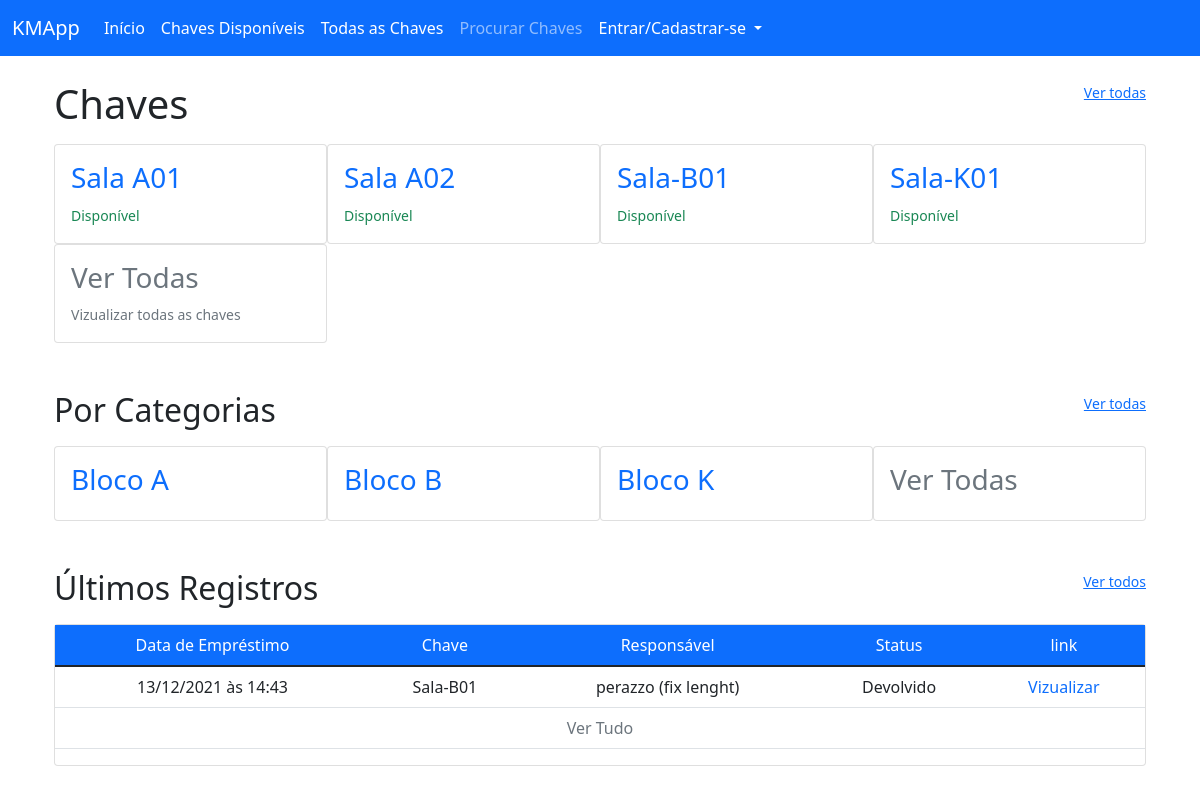
Screenshot of /view/ with the database file from the repository.
### key_manager/models/key.py (models this page shows, shortened)
class Key(db.Model):
    __tablename__ = 'keys'
    id = db.Column(db.Integer, primary_key=True)
    key_category_id = db.Column(db.Integer, db.ForeignKey("categories.id"))
    key_avaliable = db.Column(db.Boolean, default=True)
    name = db.Column(db.String(100), unique=False, nullable=False)
    slug = db.Column(db.String(100), unique=True, nullable=False)
    creation_date = db.Column(db.DateTime, nullable=False, default=datetime.utcnow)

### key_manager/models/category.py (models this page shows, shortened)
class Category(db.Model):
    __tablename__ = 'categories'
    id = db.Column(db.Integer, primary_key=True)
    name = db.Column(db.String(100), unique=False, nullable=False)
    slug = db.Column(db.String(100), unique=True, nullable=False)
    creation_date = db.Column(db.DateTime, nullable=False, default=datetime.utcnow)

### key_manager/models/registry.py (models this page shows, shortened)
class Registry(db.Model):
    __tablename__ = 'registries'
    id = db.Column(db.Integer, primary_key=True)
    user_id = db.Column(db.Integer, db.ForeignKey('users.id'), nullable=False)
    key_loan_date = db.Column(db.DateTime, nullable=False, default=datetime.utcnow)
    key_return_date = db.Column(db.DateTime, nullable=True)
    key_id = db.Column(db.Integer, db.ForeignKey('keys.id'), nullable=False)
    holder_name = db.Column(db.String(100), nullable=False)
    holder_email = db.Column(db.String(100), nullable=True)

### key_manager/routes/views.py (the view)
@view.route("/")
def viewIndex():
    keys = Key.query.filter_by(key_avaliable=True).order_by(Key.name).all()
    cats = Category.query.order_by(Category.name).limit(7)
    regs = Registry.query.order_by(Registry.key_loan_date.desc()).limit(7)
    return render_template("view/indexView.html", keys=keys, categories=cats, registries=regs, key_names=Key.query, hidden_footer=True, title="Vizualização" )

### key_manager/templates/view/indexView.html
{% extends 'base.html' %}
{% block content %}
<div class="container-fluid">
    <div class="row mt-4">
        <h1 class="col">Chaves</h1>
        <a class="col-auto" href="{{url_for('view.viewAllKeys')}}"><small>Ver todas</small></a>
    </div>
    <div class="card-group row-cols-4 mt-2">
        {% for key in keys %}
        <a class="text-decoration-none" href="{{url_for('view.viewKey', key_slug=key.slug)}}">
            <div class="card">
                <div class="card-body">
                    <h3>{{key.name}}</h3>
                    <small>
                        {% if key.key_avaliable %}
                        <span class="text-success">Disponível</span>
                        {% else %}
                        <span class="text-danger">Em uso</span>
                        {% endif %}
                    </small>
                </div>
            </div>
        </a>
        {% endfor %}
        <a class="text-decoration-none" href="{{url_for('view.viewAllKeys')}}">
            <div class="card">
                <div class="card-body link-secondary">
                    <h3>Ver Todas</h3>
                    <small>Vizualizar todas as chaves</small>
                </div>
            </div>
        </a>
    </div>
    <div class="row mt-5">
        <h2 class="col">Por Categorias</h2>
        <a class="col-auto" href="{{url_for('view.viewAllCategories')}}"><small>Ver todas</small></a>
    </div>
    <div class="card-group row-cols-4 mt-2">
        {% for category in categories %}
        <a class="text-decoration-none" href="{{url_for('view.viewCat', category_slug=category.slug)}}">
            <div class="card">
                <div class="card-body">
                    <h3>{{category.name}}</h3>
                </div>
            </div>
        </a>
        {% endfor %}
        <a class="text-decoration-none" href="{{url_for('view.viewAllCategories')}}">
            <div class="card">
                <div class="card-body link-secondary">
                    <h3>Ver Todas</h3>
                </div>
            </div>
        </a>
    </div>
    <div class="row mt-5">
        <h2 class="col">Últimos Registros</h2>
        <a class="col-auto" href="{{url_for('view.viewAllRegistries')}}"><small>Ver todos</small></a>
    </div>
    <div class="card-group mt-2">
        <div class="card">
            <div class="car-body">
                <table class="table">
                    <thead class="bg-primary text-white">
                        <tr>
                            <td class="col-auto text-center">Data de Empréstimo</td>
                            <td class="col-auto text-center">Chave</td>
                            <td class="col-auto text-center">Responsável</td>
                            <td class="col-auto text-center">Status</td>
                            <td class="col-auto text-center">link</td>
                        </tr>
                    </thead>
                    <tbody>
                    {% for registry in registries %}
                        <tr>
                            <td class="col-auto text-center">{{ registry.key_loan_date.strftime("%d/%m/%Y às %H:%M") }}</td>
                            {% for name in key_names.filter_by(id=registry.key_id).all() %}
                            <td class="col-auto text-center">{{ name.name }}</td>
                            {% endfor %}
                            <td class="col-auto text-center">{{ registry.holder_name }}</td>
                            <td class="col-auto text-center">
                                {% if registry.key_return_date %}
                                <span>Devolvido</span>
                                {% else %}
                                <span class="text-danger">Pendente</span>
                                {% endif %}
                            </td>
                            <td class="col-auto text-center">
                                <a class="text-decoration-none" href="{{url_for('view.viewReg', reg_id=registry.id)}}">Vizualizar</a>
                            </td>
                        </tr>
                        {% endfor %}
                        <tr>
                            <td class="col-auto text-center" colspan="5">
                                <a class="text-decoration-none link-secondary" href="{{url_for('view.viewAllRegistries')}}">Ver Tudo</a>
                            </td>
                        </tr>
                    </tbody>
                </table>
            </div>
        </div>
    </div>
{% endblock %}

### key_manager/templates/base.html (shortened to what this page needs)
 <!DOCTYPE html>
 <html lang="pt-br">
 <head>
    <link href="https://cdn.jsdelivr.net/npm/bootstrap@5.1.3/dist/css/bootstrap.min.css" rel="stylesheet">
 </head>
 <body>
    {% include "partials/navbar.html" %}
    <div class="container mt-2 mb-4">
    {% block content %}
    {% endblock %}
    </div>
 </body>
 </html>

### key_manager/templates/partials/navbar.html (shortened to what this page needs)
<nav class="navbar navbar-expand-lg navbar-dark bg-primary">
  <div class="container-fluid">
    <a class="navbar-brand" href="#">KMApp</a>
    <div class="collapse navbar-collapse" id="navbarNavDropdown">
      <ul class="navbar-nav">
        <li class="nav-item">
          <a class="nav-link active" aria-current="page" href="{{url_for('index')}}">Início</a>
        </li>
        <li class="nav-item">
          <a class="nav-link active" href="{{ url_for('view.viewIndex') }}">Chaves Disponíveis</a>
        </li>
        <li class="nav-item">
          <a class="nav-link active" href="{{ url_for('view.viewAllKeys') }}">Todas as Chaves</a>
        </li>
        <li class="nav-item">
          <a class="nav-link deactive" href="#">Procurar Chaves</a>
        </li>
        <li class="nav-item dropdown">
          <a class="nav-link dropdown-toggle active" href="{{ url_for('login') }}" id="navbarDropdownMenuLink" role="button" data-bs-toggle="dropdown" aria-expanded="false">
            {% if session.get('user_auth') %}{{ session.get('user_username') }}{% else %}Entrar/Cadastrar-se{% endif %}
          </a>
        </li>
      </ul>
    </div>
  </div>
</nav>

### rows the page displays
Key: name "Sala A01", key_avaliable "Disponível"
Key: name "Sala A02", key_avaliable "Disponível"
Key: name "Sala-B01", key_avaliable "Disponível"
Key: name "Sala-K01", key_avaliable "Disponível"
Category: name "Bloco A"
Category: name "Bloco B"
Category: name "Bloco K"
Registry: key_loan_date "13/12/2021 às 14:43", holder_name "perazzo (fix lenght)", shows "Devolvido"
